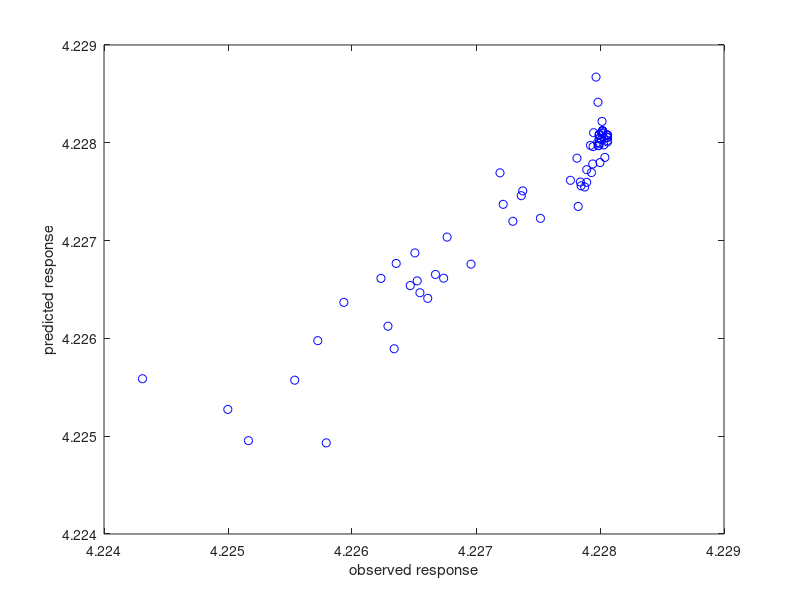

Recreate this plot in MATLAB. (Note: this script raises an error after producing the figure.)
format long
%%%%%%%%%%%%%%%%%%%%%%%%%%%%%%%%%%%%%%%%%%%%%%%%%%%%%%%%%%%%%%%%%%%%%%%%%%%
%The Data
%%%%%%%%%%%%%%%%%%%%%%%%%%%%%%%%%%%%%%%%%%%%%%%%%%%%%%%%%%%%%%%%%%%%%%%%%%%
md_map   = importdata('distance_map.dat');
md_prop  = importdata('properties.dat');
md_col   = (md_prop - min(md_prop))/(max(md_prop) - min(md_prop));

qn_map   = importdata('distance_map_qn.dat');
qn_prop  = importdata('properties_qn.dat');
qn_col   = (qn_prop - min(qn_prop))/(max(qn_prop) - min(qn_prop));

%%%%%%%%%%%%%%%%%%%%%%%%%%%%%%%%%%%%%%%%%%%%%%%%%%%%%%%%%%%%%%%%%%%%%%%%%%%
map        = [md_map; qn_map];
prop       = [md_prop; qn_prop]/(-30);
min_prop   = min(prop);
max_prop   = max(prop);
col        = (prop - min_prop)/(max_prop - min_prop);
clear min_prop max_prop
%%%%%%%%%%%%%%%%%%%%%%%%%%%%%%%%%%%%%%%%%%%%%%%%%%%%%%%%%%%%%%%%%%%%%%%%%%%
%Partition Data into Test & Training Set
%%%%%%%%%%%%%%%%%%%%%%%%%%%%%%%%%%%%%%%%%%%%%%%%%%%%%%%%%%%%%%%%%%%%%%%%%%%
map  = log(map(:,4:84));
prop = log(prop);
%%%%%%%%%%%%%%%%%%%%%%%%%%%%%%%%%%%%%%%%%%%%%%%%%%%%%%%%%%%%%%%%%%%%%%%%%%%
len       = size(map, 1);
rand_rows = randperm(len).'; % generate a random permutation of row labels in row form
a         = rand_rows(1:floor(len*(0.90)));
b         = rand_rows(ceil(len*(0.90)):len);

X_train = map(a,:);
X_test  = map(b,:);
y_train = prop(a,:);
y_test  = prop(b,:);

clear len rand_rows a b
%%%%%%%%%%%%%%%%%%%%%%%%%%%%%%%%%%%%%%%%%%%%%%%%%%%%%%%%%%%%%%%%%%%%%%%%%%%
%Protocols for model based learning
%%%%%%%%%%%%%%%%%%%%%%%%%%%%%%%%%%%%%%%%%%%%%%%%%%%%%%%%%%%%%%%%%%%%%%%%%%%
%1.) Linear Regression

r     = regress(y_train, [ones(size(X_train, 1), 1) X_train]);
y_fit = [ones(size(X_test,1),1) X_test]*r;
Rsq1  = 1 - sum((y_test - y_fit).^2)/sum((y_test - mean(y_test)).^2);

figure
plot(y_test, y_fit, 'bo')
xlabel('observed response')
ylabel('predicted response')
legend(sprintf('multiple linear regression,\n  R Square => %d', Rsq1), 'location', 'NW')
refline(1, 0)
ls = lsline()
ls.Color = 'r'
clear r y_fit ls
%%%%%%%%%%%%%%%%%%%%%%%%%%%%%%%%%%%%%%%%%%%%%%%%%%%%%%%%%%%%%%%%%%%%%%%%%%%
%Partial Least Square and Principal Component Regression
%%%%%%%%%%%%%%%%%%%%%%%%%%%%%%%%%%%%%%%%%%%%%%%%%%%%%%%%%%%%%%%%%%%%%%%%%%%
%Partial Least Squares
%%%%%%%%%%%%%%%%%%%%%%%%%%%%%%%%%%%%%%%%%%%%%%%%%%%%%%%%%%%%%%%%%%%%%%%%%%%
%Data Assignment : X: feature vector, y: target
%%%%%%%%%%%%%%%%%%%%%%%%%%%%%%%%%%%%%%%%%%%%%%%%%%%%%%%%%%%%%%%%%%%%%%%%%%%
X = X_train;
y = y_train;
[n,p] = size(X);
%%%%%%%%%%%%%%%%%%%%%%%%%%%%%%%%%%%%%%%%%%%%%%%%%%%%%%%%%%%%%%%%%%%%%%%%%%%
n_comp = 50;
[Xloadings,Yloadings,Xscores,Yscores,betaPLS,PLSPctVar, PLSmsep] = plsregress(X,y,n_comp, 'CV',10);
yfitPLS  = [ones(n,1) X]*betaPLS;
y_fit = [ones(size(X_test,1),1) X_test]*betaPLS;
Rsq = 1 - sum((y_test - y_fit).^2)/sum((y_test - mean(y_test)).^2);

figure
plot(1:n_comp,cumsum(100*PLSPctVar(2,:)),'-bo');
xlabel('Number of PLS components');
ylabel('Percent Variance Explained in Y');
legend('Partial Least Squares', 'location', 'SE')

figure
plot(0:n_comp,PLSmsep(2,:),'b-o');
xlabel('Number of components');
ylabel('Estimated Mean Squared Prediction Error');
legend('PLSR','location','NE');

figure
plot(y_test, y_fit, 'bo')
xlabel('observed response')
ylabel('predicted response')
legend(sprintf('Partial Least Squares,\n  R Square => %d', Rsq), 'location', 'NW')
refline(1, 0)
ls = lsline()
ls.Color = 'r'
clear ls y_fit Rsq
%%%%%%%%%%%%%%%%%%%%%%%%%%%%%%%%%%%%%%%%%%%%%%%%%%%%%%%%%%%%%%%%%%%%%%%%%%%
%Principal Component Regression
%%%%%%%%%%%%%%%%%%%%%%%%%%%%%%%%%%%%%%%%%%%%%%%%%%%%%%%%%%%%%%%%%%%%%%%%%%%
[n,p] = size(X);
n_comp = 50;
[PCALoadings,PCAScores,PCAVar] = pca(X,'Economy',false);
betaPCR = regress(y-mean(y), PCAScores(:,1:n_comp));

betaPCR = PCALoadings(:,1:n_comp)*betaPCR;
betaPCR = [mean(y) - mean(X)*betaPCR; betaPCR];
yfitPCR = [ones(n,1) X]*betaPCR;
PCRmsep = sum(crossval(@pcrmod, X, y, 'KFold', 18), 1) / n;
y_fit = [ones(size(X_test,1),1) X_test]*betaPCR
Rsq = 1 - sum((y_test - y_fit).^2)/sum((y_test - mean(y_test)).^2);
%Plot test data for PCR
figure
plot(y_test, y_fit, 'bo')
xlabel('observed response')
ylabel('predicted response')
legend(sprintf('Principal Component Regression,\n  R Square => %d', Rsq), 'location', 'NW')
refline(1, 0)
ls = lsline()
ls.Color = 'r'
clear Rsq y_fit ls

%%%%%%%%%%%%%%%%%%%%%%%%%%%%%%%%%%%%%%%%%%%%%%%%%%%%%%%%%%%%%%%%%%%%%%%%%%%
%Plotting the mean-squared error for the PCR and PLS w.r.t # of Components
%%%%%%%%%%%%%%%%%%%%%%%%%%%%%%%%%%%%%%%%%%%%%%%%%%%%%%%%%%%%%%%%%%%%%%%%%%%
figure
plot(0:n_comp,PLSmsep(2,:),'b-o',0:n_comp,PCRmsep,'r-^');
xlabel('Number of components');
ylabel('Estimated Mean Squared Prediction Error');
legend({'PLSR' 'PCR'},'location','NE');

%%%%%%%%%%%%%%%%%%%%%%%%%%%%%%%%%%%%%%%%%%%%%%%%%%%%%%%%%%%%%%%%%%%%%%%%%%%
%Plotting the observed vs. fitted response for PLSR and PCR
%%%%%%%%%%%%%%%%%%%%%%%%%%%%%%%%%%%%%%%%%%%%%%%%%%%%%%%%%%%%%%%%%%%%%%%%%%%
figure
plot(y,yfitPLS,'bo',y,yfitPCR,'r^');
xlabel('Observed Response');
ylabel('Fitted Response');
legend({'PLSR with 50 Components' 'PCR with 50 Components'}, 'location','NW')

%%%%%%%%%%%%%%%%%%%%%%%%%%%%%%%%%%%%%%%%%%%%%%%%%%%%%%%%%%%%%%%%%%%%%%%%%%%
%Support Vector Regression
%%%%%%%%%%%%%%%%%%%%%%%%%%%%%%%%%%%%%%%%%%%%%%%%%%%%%%%%%%%%%%%%%%%%%%%%%%%
Mdl   = fitrlinear(X,y);
y_fit = predict(Mdl,X_test);
Rsq = 1 - sum((y_test - y_fit).^2)/sum((y_test - mean(y_test)).^2);

figure
plot(y_test, y_fit, 'bo')
xlabel('observed response')
ylabel('predicted response')
legend(sprintf('Support Vector Regression,\n  R Square => %d', Rsq), 'location', 'SE')
refline(1, 0)
ls = lsline()
ls.Color = 'r'
clear y_fit Rsq ls
%%%%%%%%%%%%%%%%%%%%%%%%%%%%%%%%%%%%%%%%%%%%%%%%%%%%%%%%%%%%%%%%%%%%%%%%%%%
%Dimensionality Reduction (PCA)
%%%%%%%%%%%%%%%%%%%%%%%%%%%%%%%%%%%%%%%%%%%%%%%%%%%%%%%%%%%%%%%%%%%%%%%%%%%
[coeff_md, score_md] = pca(md_map);
%[coeff_qn, score_qn] = pca(qn_map);
%pca_md = score_md(:,1:10); % for the md points
%pca_qn = score_qn(:,1:10); % for the qn points

%[coeff, score, explained] = pca(map);
%Partition Data into Test, Training and Validation Set
% len       = size(map, 1);
% rand_rows = randperm(len).'; % generate a random permutation of row labels in row form
% a         = rand_rows(1:floor(len*(0.90)));
% b         = rand_rows(ceil(len*(0.90)):len);
% %c         = rand_rows(ceil(len*(0.90)):len);

% X_pc       = score(:,1:40);
% X_train_pc = score(a,1:40);
% X_test_pc  = score(b,1:40);
%test2_x = score(c,1:40);

% y_train_pc = prop(a,:);
% y_test_pc = prop(b,:);
%test2_y = prop(c,:);

%clear a b c rand_rows len
%%%%%%%%%%%%%%%%%%%%%%%%%%%%%%%%%%%%%%%%%%%%%%%%%%%%%%%%%%%%%%%%%%%%%%%%%%%
%Plotting the first three PC Scores of the Distance Map Vector
%%%%%%%%%%%%%%%%%%%%%%%%%%%%%%%%%%%%%%%%%%%%%%%%%%%%%%%%%%%%%%%%%%%%%%%%%%%
figure
scatter3(score_md(:,1), score_md(:,2), score_md(:,3), md_col*100, md_col,'fill')
xlabel('PC 1');
ylabel('PC 2');
zlabel('PC 3')
legend({'All Data by First Three Principle Components'}, 'location','NW')
%%%%%%%%%%%%%%%%%%%%%%%%%%%%%%%%%%%%%%%%%%%%%%%%%%%%%%%%%%%%%%%%%%%%%%%%%%%
%%%%%%%%%%%%%%%%%%%%%%%%%%%%%Data Storage%%%%%%%%%%%%%%%%%%%%%%%%%%%%%%%%%%
%%%%%%%%%%%%%%%%%%%%%%%%%%%%%%%%%%%%%%%%%%%%%%%%%%%%%%%%%%%%%%%%%%%%%%%%%%%
%[0,2.50097619068471,2.57545804393416,2.59706650354724]
%[0,2.47742578654941,2.50619223217461,2.56250761430685,2.58087383451724,2.59706650354724,2.68198054146713]
%[0,2.51140686387543,2.52895886946670,2.60688434689230,2.61509098775058,2.68198054146713]
%[0,2.58157093873199,2.59157850499140,2.60688434689230,2.63285379935838,2.63652642779711]
